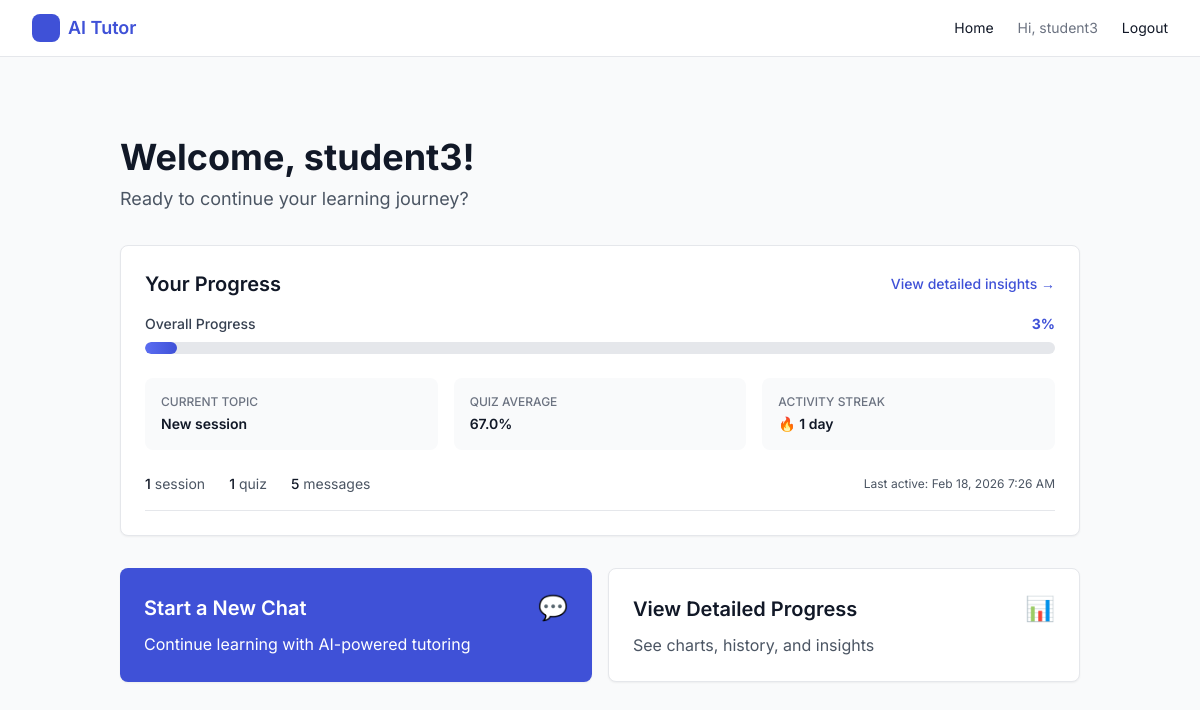
Page /tutor/ (signed in) on the committed database.
### tutor/models.py (models this page shows, shortened)
class StudentProgress(models.Model):
    user = models.OneToOneField(
        settings.AUTH_USER_MODEL,
        on_delete=models.CASCADE,
        related_name="progress",
        db_index=True
    )
    overall_completion_percent = models.DecimalField(
        max_digits=5,
        decimal_places=2,
        default=0.00,
        help_text="Weighted completion based on quiz scores and session activity"
    )
    current_module = models.CharField(
        max_length=200,
        blank=True,
        help_text="Current topic/module - inferred from most recent session title"
    )
    quiz_average = models.DecimalField(
        max_digits=5,
        decimal_places=2,
        null=True,
        blank=True,
        help_text="Average quiz score across all graded quizzes"
    )
    activity_streak = models.IntegerField(
        default=0,
        help_text="Consecutive days with at least one activity"
    )
    last_activity = models.DateTimeField(
        null=True,
        blank=True,
        help_text="Timestamp of most recent chat or quiz activity"
    )
    total_sessions = models.IntegerField(
        default=0,
        help_text="Total number of chat sessions created"
    )
    total_quizzes = models.IntegerField(
        default=0,
        help_text="Total number of quizzes completed"
    )
    total_messages = models.IntegerField(
        default=0,
        help_text="Total number of user messages sent"
    )
    updated_at = models.DateTimeField(auto_now=True)
    class Meta:
        indexes = [
            models.Index(fields=['user', 'updated_at']),
        ]
        verbose_name_plural = "Student Progress"

### tutor/views.py (the view)
# urls.py: path("", landing_page, name="landing"),
@login_required
def landing_page(request):
    if is_teacher_or_admin(request.user):
        return redirect("dashboard")
    try:
        progress = StudentProgress.objects.get(user=request.user)
    except StudentProgress.DoesNotExist:
        calculate_student_progress(request.user)
        progress = StudentProgress.objects.get(user=request.user)
    quiz_avg = None
    if progress.quiz_average:
        quiz_avg = progress.quiz_average * 100
    context = {
        'progress': progress,
        'quiz_avg': quiz_avg,
        'has_activity': progress.total_sessions > 0 or progress.total_quizzes > 0,
    }
    return render(request, "landing.html", context)

### tutor/utils.py (called while the page is built)
def is_teacher_or_admin(user):
    if not user.is_authenticated:
        return False
    if user.is_superuser:
        return True
    is_teacher = TeacherProfile.objects.filter(user=user).exists()
    is_admin = AdminProfile.objects.filter(user=user).exists()
    return is_teacher or is_admin

### tutor/templates/landing.html (shortened to what this page needs)
{% extends "base.html" %}
{% block content %}
<div class="max-w-5xl mx-auto px-4 sm:px-6 lg:px-8 py-12">
  <div class="mb-8">
    <h1 class="text-4xl font-bold text-gray-900 mb-2">
      Welcome, {{ user.get_full_name|default:user.username }}!
    </h1>
    <p class="text-lg text-gray-600">
      Ready to continue your learning journey?
    </p>
  </div>
  <div class="bg-white rounded-lg shadow-sm border border-gray-200 p-6 mb-8">
    <div class="flex items-center justify-between mb-4">
      <h2 class="text-xl font-semibold text-gray-900">Your Progress</h2>
      <a href="{% url 'progress_detail' %}"
         class="text-sm text-brand-600 hover:text-brand-700 font-medium">
        View detailed insights →
      </a>
    </div>
    {% if has_activity %}
      <div class="mb-6">
        <div class="flex items-center justify-between mb-2">
          <span class="text-sm font-medium text-gray-700">Overall Progress</span>
          <span class="text-sm font-bold text-brand-600">{{ progress.overall_completion_percent|floatformat:0 }}%</span>
        </div>
        <div class="w-full bg-gray-200 rounded-full h-3 overflow-hidden">
          <div class="bg-gradient-to-r from-brand-500 to-brand-600 h-3 rounded-full transition-all duration-500"
               style="width: {{ progress.overall_completion_percent }}%">
          </div>
        </div>
      </div>
      <div class="grid grid-cols-1 md:grid-cols-3 gap-4 mb-6">
        <div class="bg-gray-50 rounded-lg p-4">
          <div class="text-xs font-medium text-gray-500 uppercase mb-1">Current Topic</div>
          <div class="text-sm font-semibold text-gray-900 truncate">
            {{ progress.current_module|default:"No active topic" }}
          </div>
        </div>
        <div class="bg-gray-50 rounded-lg p-4">
          <div class="text-xs font-medium text-gray-500 uppercase mb-1">Quiz Average</div>
          <div class="text-sm font-semibold text-gray-900">
            {% if quiz_avg %}
              {{ quiz_avg|floatformat:1 }}%
            {% else %}
              No quizzes yet
            {% endif %}
          </div>
        </div>
        <div class="bg-gray-50 rounded-lg p-4">
          <div class="text-xs font-medium text-gray-500 uppercase mb-1">Activity Streak</div>
          <div class="text-sm font-semibold text-gray-900">
            {% if progress.activity_streak > 0 %}
              🔥 {{ progress.activity_streak }} day{{ progress.activity_streak|pluralize }}
            {% else %}
              Start today!
            {% endif %}
          </div>
        </div>
      </div>
      <div class="flex items-center gap-6 text-sm text-gray-600 pb-4 border-b border-gray-200">
        <div>
          <span class="font-medium text-gray-900">{{ progress.total_sessions }}</span> session{{ progress.total_sessions|pluralize }}
        </div>
        <div>
          <span class="font-medium text-gray-900">{{ progress.total_quizzes }}</span> quiz{{ progress.total_quizzes|pluralize:"zes" }}
        </div>
        <div>
          <span class="font-medium text-gray-900">{{ progress.total_messages }}</span> message{{ progress.total_messages|pluralize }}
        </div>
        {% if progress.last_activity %}
        <div class="ml-auto text-xs">
          Last active: {{ progress.last_activity|date:"M j, Y g:i A" }}
        </div>
        {% endif %}
      </div>
    {% endif %}
  </div>
  <div class="grid grid-cols-1 md:grid-cols-2 gap-4">
    <a href="{% url 'chat' %}"
       class="group bg-brand-600 hover:bg-brand-700 text-white rounded-lg p-6 shadow-sm transition-all duration-200 hover:shadow-md">
      <div class="flex items-center justify-between mb-2">
        <h3 class="text-xl font-semibold">Start a New Chat</h3>
        <span class="text-2xl group-hover:translate-x-1 transition-transform">💬</span>
      </div>
      <p class="text-brand-100">
        Continue learning with AI-powered tutoring
      </p>
    </a>
    <a href="{% url 'progress_detail' %}"
       class="group bg-white hover:bg-gray-50 text-gray-900 rounded-lg p-6 shadow-sm border border-gray-200 transition-all duration-200 hover:shadow-md">
      <div class="flex items-center justify-between mb-2">
        <h3 class="text-xl font-semibold">View Detailed Progress</h3>
        <span class="text-2xl group-hover:translate-x-1 transition-transform">📊</span>
      </div>
      <p class="text-gray-600">
        See charts, history, and insights
      </p>
    </a>
  </div>
</div>
{% endblock %}

### tutor/templates/base.html (shortened to what this page needs)
<!DOCTYPE html>
<html lang="en">
<head>
  <script src="https://cdn.tailwindcss.com"></script>
</head>
<body class="bg-gray-50 text-gray-900">
  <nav class="bg-white border-b border-gray-200">
    <div class="max-w-7xl mx-auto px-4 sm:px-6 lg:px-8 h-14 flex items-center justify-between">
      <a href="/" class="flex items-center gap-2 font-semibold text-brand-600 text-lg">
        <div class="h-7 w-7 bg-brand-600 rounded-lg"></div>
        AI Tutor
      </a>
      <div class="flex items-center gap-6 text-sm">
        <a href="/" class="hover:text-brand-700">Home</a>
        {% if user.is_authenticated %}
          <span class="text-gray-500">Hi, {{ user.username }}</span>
          <form action="/logout/" method="post" class="inline">
            <button type="submit" class="hover:text-brand-700">Logout</button>
          </form>
        {% else %}
          <a href="/login/" class="hover:text-brand-700">Login</a>
          <a href="/signup/" class="hover:text-brand-700">Signup</a>
        {% endif %}
      </div>
    </div>
  </nav>
  <main class="max-w-7xl mx-auto px-4 sm:px-6 lg:px-8 py-8">
    {% block content %}{% endblock %}
  </main>
</body>
</html>

### tutor/templates/base.html (style rules this page uses)
body { font-family: 'Inter', system-ui, sans-serif; }

### rows in the picture
StudentProgress: overall_completion_percent "3", current_module "New session", activity_streak "1", total_sessions "1", total_quizzes "1", total_messages "5", last_activity "Feb 18, 2026 7:26 AM"

### other values in the picture
{{ user.username }} "student3"
{{ user.get_full_name|default:user.username }} "student3"
{{ quiz_avg|floatformat:1 }} "67.0"
